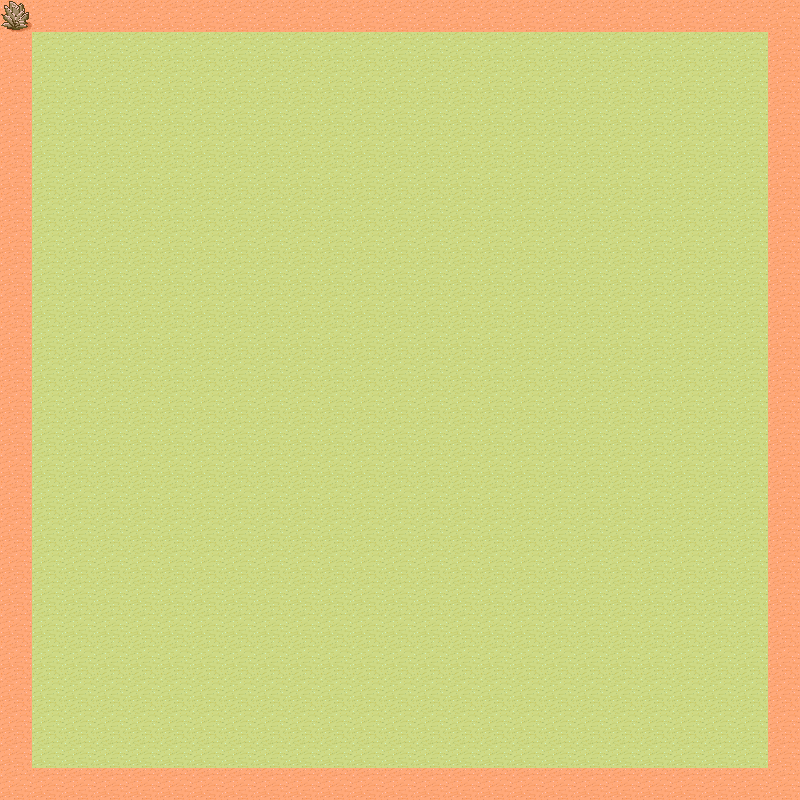

The image is a tile-based game level rendered from a .tmx file. Its description and source (layers, tilesets, objects; grid data summarised) follow:
An orthogonal 25x25 tile map with 32x32 px tiles, 2 tile layers (Background, Meta), 2 tilesets and 1 object.

<map version="1.0" orientation="orthogonal" width="25" height="25" tilewidth="32" tileheight="32">
 <tileset firstgid="1" name="tmw_desert_spacing" tilewidth="32" tileheight="32" spacing="1" margin="1">
  <image source="testmap/tmw_desert_spacing.png" trans="ff00ff" width="265" height="199" />
 </tileset>
 <tileset firstgid="49" name="meta_tiles" tilewidth="32" tileheight="32" spacing="1" margin="1">
  <image source="testmap/meta_tiles.png" trans="ff00ff" width="67" height="34" />
  <tile id="0">
   <properties>
    <property name="Collidable" value="True" />
   </properties>
  </tile>
  <tile id="1">
   <properties>
    <property name="" value="" />
   </properties>
  </tile>
 </tileset>
 <layer name="Background" width="25" height="25">
  <data>[625 cells, 625 non-empty, 2 distinct tile ids]</data>
 </layer>
 <objectgroup name="Objects" width="25" height="25">
  <object x="-401" y="372" />
 </objectgroup>
 <layer name="Meta" width="25" height="25">
  <data>[625 cells, 625 non-empty, 2 distinct tile ids]</data>
 </layer>
 <objectgroup name="Entity" width="25" height="25" />
</map>
